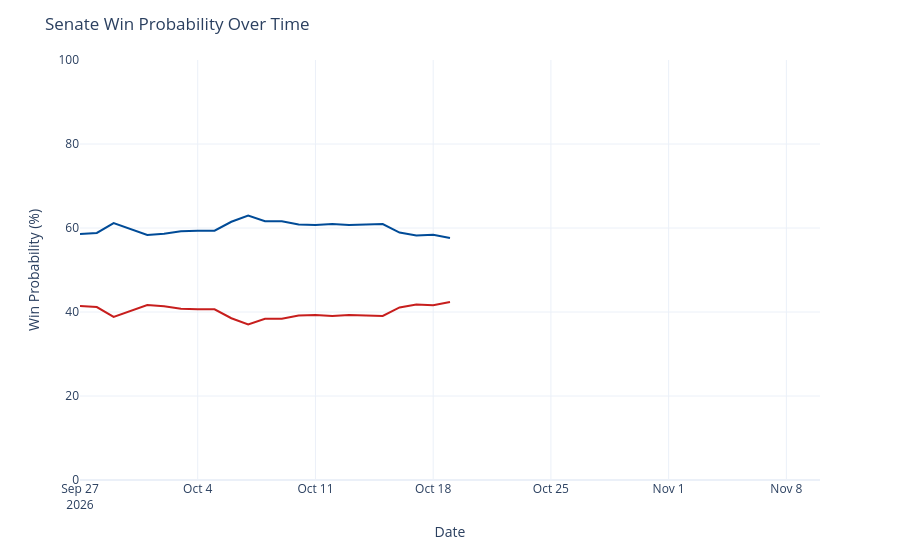

Notebook source saved alongside this figure:
### Code cell
chance_over_time = output_ts[(output_ts['geo'] == 'US Senate') &
                             (output_ts['type'] == 'chance')]
chance_over_time['rep_chance'] = chance_over_time['y'].map(lambda x: 100 - x)
chance_over_time = chance_over_time.rename({'y': 'Democrats', 'rep_chance': 'Republicans'}, axis=1)
chance_time_ser = px.line(chance_over_time, x='date', y=['Democrats', 'Republicans'], template='plotly_white',
                         color_discrete_map={'Democrats': '#004b97', 'Republicans': '#c71e1d'},)
chance_time_ser.update_traces(hovertemplate="%{y:.1f}%")
chance_time_ser.update_layout(
    xaxis=dict(range=[pd.to_datetime('2026-09-27'), pd.to_datetime('2026-11-10')]),
    yaxis=dict(range=[0, 100]),
    xaxis_title='Date',
    yaxis_title='Win Probability (%)',
    title=dict(text="Senate Win Probability Over Time"),
    hovermode="x",
    showlegend=False
)
chance_time_ser

### Figure 1 — Plotly figure (JSON) as saved in the notebook; plotly's stock layout.template omitted (floating-point values rounded to 4 significant figures)
{"data": [{"hovertemplate": "%{y:.1f}%", "legendgroup": "Democrats", "line": {"color": "#004b97", "dash": "solid"}, "marker": {"symbol": "circle"}, "mode": "lines", "name": "Democrats", "orientation": "v", "showlegend": true, "type": "scatter", "x": ["2026-09-27", "2026-09-28", "2026-09-29", "2026-09-30", "2026-10-01", "2026-10-02", "2026-10-03", "2026-10-04", "2026-10-05", "2026-10-06", "2026-10-07", "2026-10-08", "2026-10-09", "2026-10-10", "2026-10-11", "2026-10-12", "2026-10-13", "2026-10-15", "2026-10-16", "2026-10-17", "2026-10-18", "2026-10-19"], "xaxis": "x", "y": [58.6, 58.83, 61.17, 59.8, 58.36, 58.64, 59.21, 59.34, 59.36, 61.49, 62.99, 61.61, 61.59, 60.85, 60.69, 60.92, 60.74, 60.95, 58.91, 58.21, 58.41, 57.61], "yaxis": "y"}, {"hovertemplate": "%{y:.1f}%", "legendgroup": "Republicans", "line": {"color": "#c71e1d", "dash": "solid"}, "marker": {"symbol": "circle"}, "mode": "lines", "name": "Republicans", "orientation": "v", "showlegend": true, "type": "scatter", "x": ["2026-09-27", "2026-09-28", "2026-09-29", "2026-09-30", "2026-10-01", "2026-10-02", "2026-10-03", "2026-10-04", "2026-10-05", "2026-10-06", "2026-10-07", "2026-10-08", "2026-10-09", "2026-10-10", "2026-10-11", "2026-10-12", "2026-10-13", "2026-10-15", "2026-10-16", "2026-10-17", "2026-10-18", "2026-10-19"], "xaxis": "x", "y": [41.4, 41.17, 38.83, 40.2, 41.64, 41.36, 40.79, 40.66, 40.64, 38.51, 37.01, 38.39, 38.41, 39.15, 39.31, 39.08, 39.26, 39.05, 41.09, 41.79, 41.59, 42.39], "yaxis": "y"}], "layout": {"hovermode": "x", "legend": {"title": {"text": "variable"}, "tracegroupgap": 0}, "margin": {"t": 60}, "showlegend": false, "title": {"text": "Senate Win Probability Over Time"}, "xaxis": {"anchor": "y", "domain": [0, 1], "range": ["2026-09-27T00:00:00", "2026-11-10T00:00:00"], "title": {"text": "Date"}}, "yaxis": {"anchor": "x", "domain": [0, 1], "range": [0, 100], "title": {"text": "Win Probability (%)"}}}}
